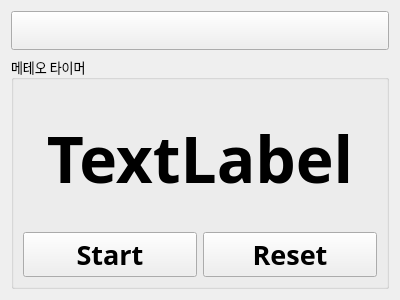
<?xml version="1.0" encoding="UTF-8"?>
<ui version="4.0">
 <class>MeteorTimer</class>
 <widget class="QWidget" name="MeteorTimer">
  <property name="geometry">
   <rect>
    <x>0</x>
    <y>0</y>
    <width>400</width>
    <height>300</height>
   </rect>
  </property>
  <property name="windowTitle">
   <string>Form</string>
  </property>
  <property name="autoFillBackground">
   <bool>true</bool>
  </property>
  <layout class="QVBoxLayout" name="verticalLayout_2">
   <item>
    <widget class="QPushButton" name="pbHome">
     <property name="enabled">
      <bool>true</bool>
     </property>
     <property name="font">
      <font>
       <pointsize>20</pointsize>
      </font>
     </property>
     <property name="text">
      <string/>
     </property>
    </widget>
   </item>
   <item>
    <widget class="QGroupBox" name="groupBox">
     <property name="font">
      <font>
       <family>나눔스퀘어 네오 Regular</family>
       <pointsize>10</pointsize>
       <bold>false</bold>
      </font>
     </property>
     <property name="title">
      <string>메테오 타이머</string>
     </property>
     <layout class="QVBoxLayout" name="verticalLayout">
      <item>
       <widget class="QLabel" name="lbCount">
        <property name="font">
         <font>
          <family>나눔스퀘어 네오 ExtraBold</family>
          <pointsize>48</pointsize>
          <bold>true</bold>
         </font>
        </property>
        <property name="text">
         <string>TextLabel</string>
        </property>
        <property name="alignment">
         <set>Qt::AlignCenter</set>
        </property>
       </widget>
      </item>
      <item>
       <layout class="QHBoxLayout" name="horizontalLayout">
        <item>
         <widget class="QPushButton" name="pbStart">
          <property name="font">
           <font>
            <family>나눔스퀘어 네오 ExtraBold</family>
            <pointsize>20</pointsize>
            <bold>true</bold>
           </font>
          </property>
          <property name="text">
           <string>Start</string>
          </property>
         </widget>
        </item>
        <item>
         <widget class="QPushButton" name="pbReset">
          <property name="font">
           <font>
            <family>나눔스퀘어 네오 ExtraBold</family>
            <pointsize>20</pointsize>
            <bold>true</bold>
           </font>
          </property>
          <property name="text">
           <string>Reset</string>
          </property>
         </widget>
        </item>
       </layout>
      </item>
     </layout>
    </widget>
   </item>
  </layout>
 </widget>
 <resources/>
 <connections/>
</ui>
